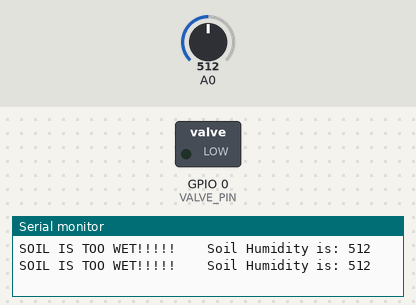
The sketch below on a simulated ESP8266 (NodeMCU). Shown: switched loads named in the sketch (green lamp = pin HIGH), the last lines printed to the serial monitor. Inputs (shaded band) come from the test bench; at power-on: A0 = 512. WiFi joins after 1.5 s; servers stay silent unless stated; no MQTT or app messages arrive unless stated.

Above: at 2.7 s.
2.8 s: A0 set to 989
5.0 s: A0 set to 1011
At 6.2 s:
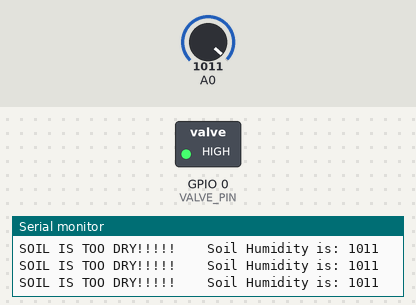
6.5 s: A0 set to 990
At 7.5 s:
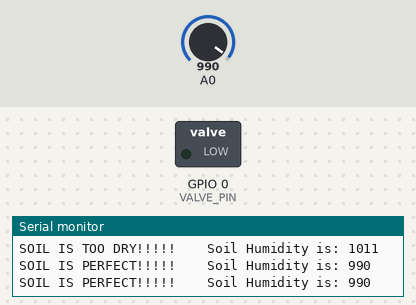
8.0 s: A0 set to 1009
At 8.7 s:
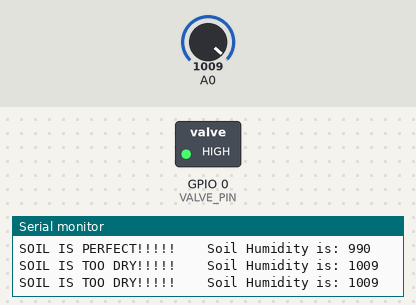
Timing chart, 0 to 10.5 s (numbered marks = the images above; inputs shaded):
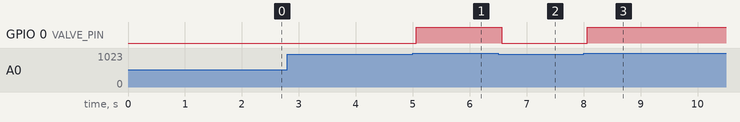

The sketch:

SGH_ESP2.ino
```cpp
//  SMART GREEN HOUSE ESP 2 Valve & YL69(moisture)

#include <ESP8266WiFi.h>
#include "Adafruit_MQTT.h"
#include "Adafruit_MQTT_Client.h"

/************************* WiFi Access Point *********************************/
#define WLAN_SSID       ""
#define WLAN_PASS       ""

#define MQTT_SERVER      "" // ip address of rpi
#define MQTT_PORT         1883
#define MQTT_USERNAME    ""
#define MQTT_PASSWORD         ""


//
/************ Global State ******************/
#define VALVE_PIN      0              // Pin connected to the valve. GPIO 0
#define SOIL_PIN      15              // Pin connected to the soil. GPIO 15


// Create an ESP8266 WiFiClient class to connect to the MQTT server.
WiFiClient client;
// Setup the MQTT client class by passing in the WiFi client and MQTT server and login details.
Adafruit_MQTT_Client mqtt(&client, MQTT_SERVER, MQTT_PORT, MQTT_USERNAME, MQTT_PASSWORD);
/****************************** Feeds ***************************************/
// Setup a feeds for publishing.

// Notice MQTT paths for AIO follow the form: <username>/feeds/<feedname>
Adafruit_MQTT_Publish pi_notif = Adafruit_MQTT_Publish(&mqtt, MQTT_USERNAME "/pi/notif");               //send notifications to RPi
Adafruit_MQTT_Publish pi_soil = Adafruit_MQTT_Publish(&mqtt, MQTT_USERNAME "/pi/soil");               //give RPi soil notifications
Adafruit_MQTT_Publish pi_valve = Adafruit_MQTT_Publish(&mqtt, MQTT_USERNAME "/pi/valve");               //give RPi valve notifications

// Setup a feed for subscribing to changes.
Adafruit_MQTT_Subscribe esp_valve = Adafruit_MQTT_Subscribe(&mqtt, MQTT_USERNAME "/esp2/valve");            // get messages for valve

/*************************** Sketch Code ************************************/

void MQTT_connect();


void setup() {

  Serial.begin(9600);

  Serial.println(F("SGH-ESP2-MQTT"));
  // Connect to WiFi access point.
  Serial.println(); Serial.println();
  Serial.print("Connecting to ");
  Serial.println(WLAN_SSID);
  WiFi.begin(WLAN_SSID, WLAN_PASS);
  while (WiFi.status() != WL_CONNECTED) {
    delay(500);
    Serial.print(".");
  }

  Serial.println();
  Serial.println("WiFi connected");
  Serial.println("IP address: "); Serial.println(WiFi.localIP());
  pi_notif.publish("SGH ESP2 WIFI connected.");

  // Setup MQTT subscription for feeds.
  mqtt.subscribe(&esp_valve);

  // Setup pins
  pinMode(VALVE_PIN,OUTPUT);
  digitalWrite(VALVE_PIN, LOW);
}

void loop() {

  /* Ensure the connection to the MQTT server is alive (this will make the first
  connection and automatically reconnect when disconnected).  See the MQTT_connect*/
  MQTT_connect();
  /* this is our 'wait for incoming subscription packets' busy subloop try to spend your time here*/

  int soil_value = analogRead(SOIL_PIN);


  // Logic Loop that sets the required LED to ON
  if (soil_value >= 1000) (digitalWrite(VALVE_PIN, HIGH));
  else if ((soil_value <= 999) && (soil_value >=901)) (digitalWrite(VALVE_PIN, LOW));
  else if (soil_value <= 900) (digitalWrite(VALVE_PIN, LOW));
  else ;

  // Prints the condition of soil.  Dry, Wet or Perfect
  if (soil_value >= 1000) (Serial.print("SOIL IS TOO DRY!!!!!    "));
  else if ((soil_value <= 999) && (soil_value >=901)) (Serial.print("SOIL IS PERFECT!!!!!    "));
  else if (soil_value <= 900) (Serial.print("SOIL IS TOO WET!!!!!    "));
  else;

  // print out the value you read:
  Serial.print("Soil Humidity is: ");
  Serial.println(soil_value);
  delay(500);        // delay in between reads for stability

  String soil_string = String(soil_value);
  char soil_string_array[soil_string.length() + 1];

  soil_string.toCharArray(soil_string_array, soil_string.length() + 1 );
  pi_soil.publish(soil_string_array);


}


void MQTT_connect() {
  int8_t ret;
  // Stop if already connected.
  if (mqtt.connected()) {
    return;
  }
  Serial.print("Connecting to MQTT... ");
  uint8_t retries = 3;
  while ((ret = mqtt.connect()) != 0) { // connect will return 0 for connected
    Serial.println(mqtt.connectErrorString(ret));
    Serial.println("Retrying MQTT connection in 5 seconds...");
    mqtt.disconnect();
    delay(5000);  // wait 5 seconds
    retries--;
    if (retries == 0) {
      // basically die and wait for WDT to reset me
      while (1);
    }
  }
    pi_notif.publish("ESP 2 MQTT connected.");
}
```

Measured:
- the behaviour switches between 999 and 1000 on A0 (found by bisection; images 0 and 1)
- after the input at 5.0 s, GPIO 0 (VALVE_PIN): LOW → HIGH after 0.06 s
- after the input at 6.5 s, GPIO 0 (VALVE_PIN): HIGH → LOW after 0.06 s
- after the input at 8.0 s, GPIO 0 (VALVE_PIN): LOW → HIGH after 0.06 s
